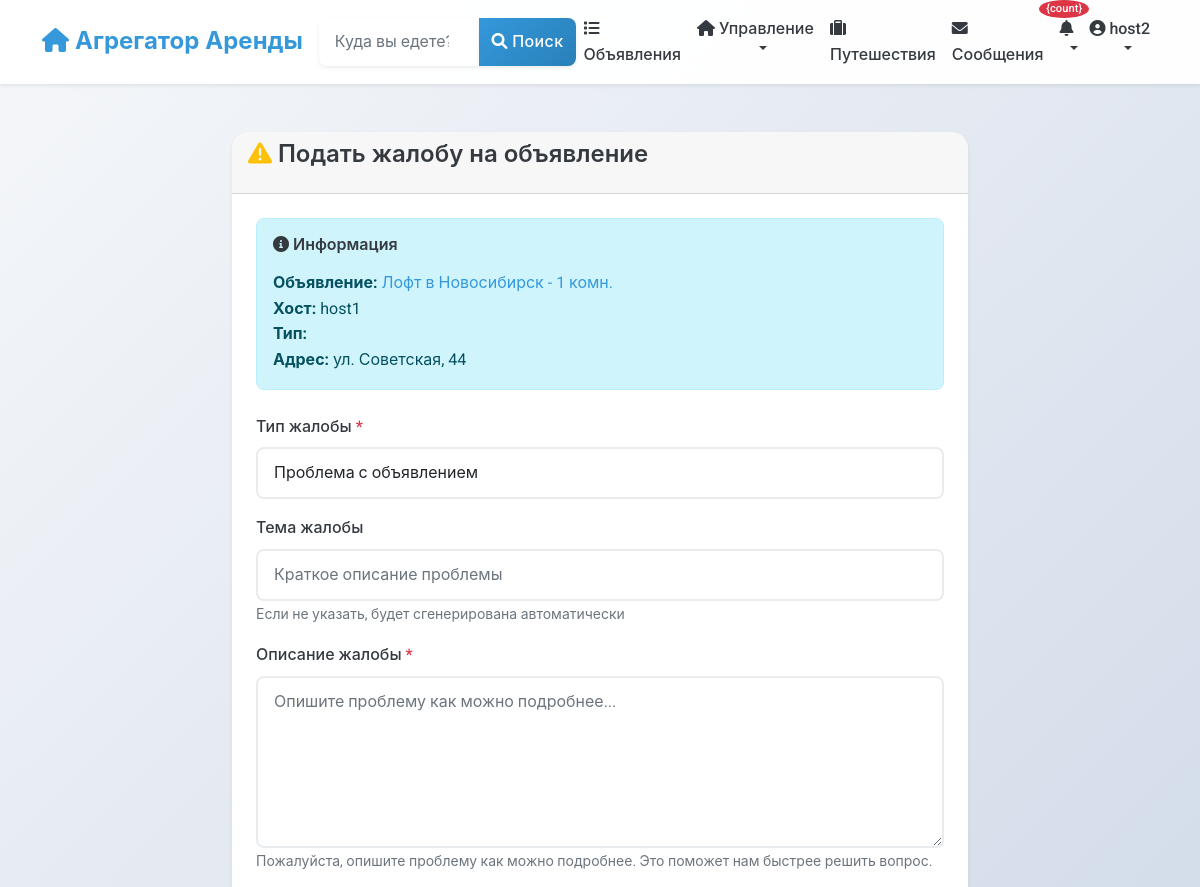
The app's page /moderation/complaint/1/ (signed in, upper part), older data.
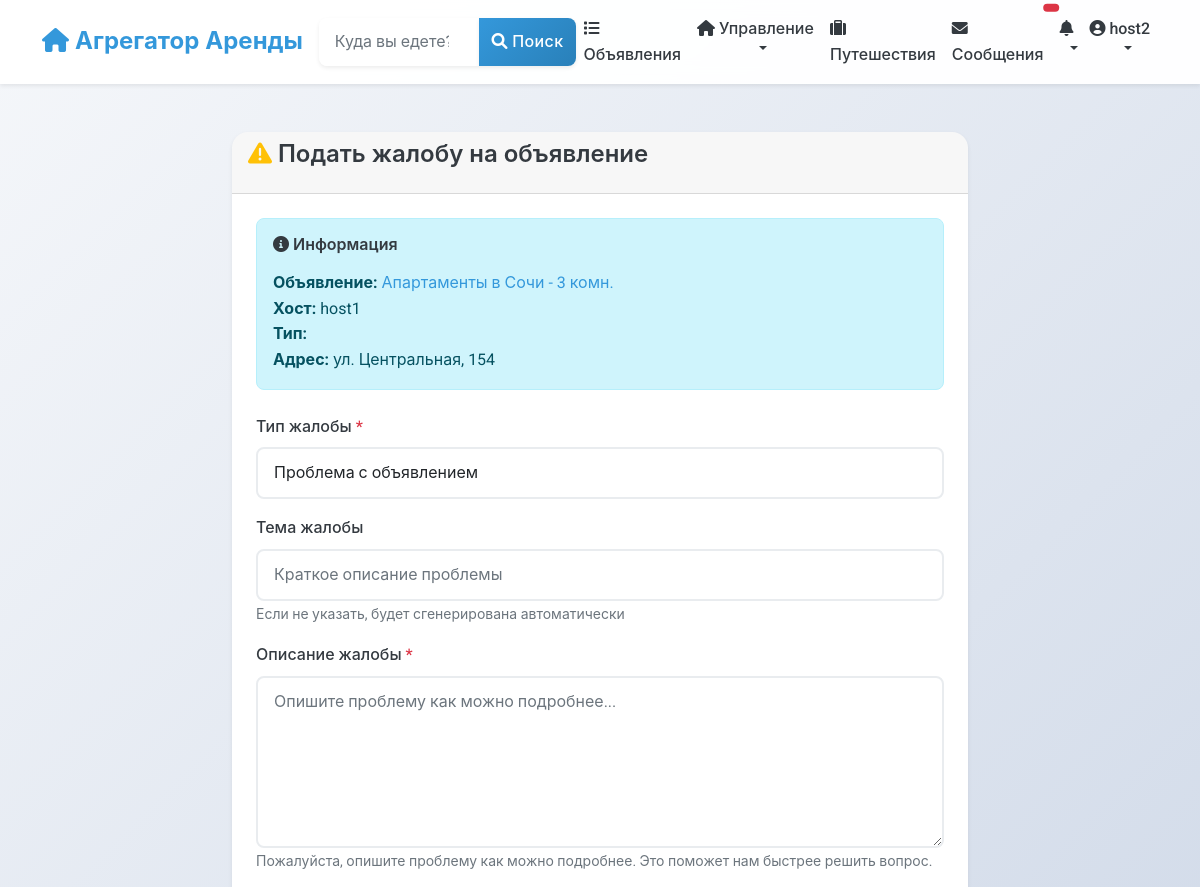
The same page, newer data.
### listings/models.py (models this page shows, shortened)
class Listing(models.Model):
    title = models.CharField(_("Title"), max_length=100)
    description = models.TextField(_("Description"))
    address = models.CharField(_("Address"), max_length=255)
    city = models.CharField(_("City"), max_length=100)
    state = models.CharField(_("State/Province"), max_length=100)
    country = models.CharField(_("Country"), max_length=100)
    zip_code = models.CharField(_("ZIP/Postal Code"), max_length=20)
    latitude = models.DecimalField(_("Latitude"), max_digits=10, decimal_places=7, null=True, blank=True)
    longitude = models.DecimalField(_("Longitude"), max_digits=10, decimal_places=7, null=True, blank=True)
    price_per_night = models.DecimalField(_("Price per night"), max_digits=10, decimal_places=2)
    cleaning_fee = models.DecimalField(_("Cleaning fee"), max_digits=10, decimal_places=2, default=0)
    service_fee = models.DecimalField(_("Service fee"), max_digits=10, decimal_places=2, default=0)
    bedrooms = models.PositiveSmallIntegerField(_("Bedrooms"))
    bathrooms = models.DecimalField(_("Bathrooms"), max_digits=3, decimal_places=1)
    accommodates = models.PositiveSmallIntegerField(_("Accommodates"))
    property_type = models.CharField(_("Property type"), max_length=50)
    image_urls = models.JSONField(_("Image URLs"), default=list, null=True, blank=True)
    verification_video = models.FileField(
        _("Verification Video"),
        upload_to='verification_videos/',
        null=True,
        blank=True,
        help_text=_("Video proof of property compliance (max 250MB, for moderation only)")
    )
    amenities = models.JSONField(_("Amenities"), default=list)
    house_rules = models.TextField(_("House rules"), blank=True)
    check_in_time = models.TimeField(_("Check-in time"), null=True, blank=True)
    check_out_time = models.TimeField(_("Check-out time"), null=True, blank=True)
    minimum_nights = models.PositiveSmallIntegerField(_("Minimum nights"), default=1)
    maximum_nights = models.PositiveSmallIntegerField(_("Maximum nights"), default=30)
    is_active = models.BooleanField(_("Is active"), default=True)
    is_approved = models.BooleanField(_("Is approved"), default=False)
    host = models.ForeignKey(
        settings.AUTH_USER_MODEL,
        on_delete=models.CASCADE,
        related_name='listings'
    )
    created_at = models.DateTimeField(_("Created at"), auto_now_add=True)
    updated_at = models.DateTimeField(_("Updated at"), auto_now=True)
    class Meta:
        verbose_name = _("Listing")
        verbose_name_plural = _("Listings")
        ordering = ['-created_at', '-id']
        ordering = ['-created_at']

### users/models.py (models this page shows, shortened)
class User(AbstractUser):
    phone_number = models.CharField(_("Phone number"), max_length=20, blank=True)
    profile_picture = models.URLField(_("Profile picture URL"), blank=True)
    bio = models.TextField(_("Bio"), blank=True)
    is_phone_verified = models.BooleanField(_("Phone verified"), default=False)
    is_id_verified = models.BooleanField(_("ID verified"), default=False)
    is_host = models.BooleanField(_("Is host"), default=False)
    is_guest = models.BooleanField(_("Is guest"), default=True)
    ROLE_CHOICES = [
        ('user', _('Regular User')),
        ('host', _('Host')),
        ('moderator', _('Moderator')),
        ('admin', _('Administrator')),
    ]
    role = models.CharField(_("Role"), max_length=20, choices=ROLE_CHOICES, default='user')
    email_notifications = models.BooleanField(_("Email notifications"), default=True)
    sms_notifications = models.BooleanField(_("SMS notifications"), default=False)
    date_joined = models.DateTimeField(_("Date joined"), auto_now_add=True)
    last_updated = models.DateTimeField(_("Last updated"), auto_now=True)
    class Meta:
        verbose_name = _("User")
        verbose_name_plural = _("Users")

### moderation/views.py (the view)
# urls.py: path('complaint/<int:listing_id>/', views.file_complaint, name='file_complaint'),
@login_required
def file_complaint(request, listing_id):
    listing = get_object_or_404(Listing, id=listing_id)
    if request.method == 'POST':
        form = ListingComplaintForm(request.POST)
        if form.is_valid():
            complaint = UserComplaint.objects.create(
                complainant=request.user,
                listing=listing,
                complaint_type=form.cleaned_data['complaint_type'],
                subject=form.cleaned_data.get('subject') or f"Жалоба на объявление: {listing.title}",
                description=form.cleaned_data['description'],
                priority=form.cleaned_data['priority'],
                contact_email=form.cleaned_data.get('contact_email', '')
            )
            messages.success(request, 'Ваша жалоба была отправлена и будет рассмотрена.')
            return redirect('listings:listing_detail', pk=listing.pk)
    else:
        form = ListingComplaintForm()
    return render(request, 'moderation/file_complaint.html', {
        'form': form,
        'listing': listing,
        'complaint_type': 'listing'
    })

### notifications/templatetags/notify_tags.py (called while the page is built)
@register.simple_tag(takes_context=True)
def notification_count(context):
    user = context['request'].user
    if user.is_authenticated:
        count = user.notifications.filter(is_read=False).count()
        return count
    return 0

### moderation/templates/moderation/file_complaint.html (shortened to what this page needs)
{% extends 'base.html' %}
{% load static %}
{% block content %}
<div class="container mt-4">
    <div class="row justify-content-center">
        <div class="col-md-8">
            <div class="card">
                <div class="card-header">
                    <h4>
                        <i class="fas fa-exclamation-triangle text-warning"></i>
                        {% if booking %}
                            Подать жалобу на бронирование
                        {% else %}
                            Подать жалобу на объявление
                        {% endif %}
                    </h4>
                </div>
                <div class="card-body">
                    <div class="alert alert-info mb-4">
                        <h6><i class="fas fa-info-circle"></i> Информация</h6>
                        {% if booking %}
                            <strong>Бронирование:</strong> {{ booking.booking_reference }}<br>
                            <strong>Объявление:</strong>
                            <a href="{% url 'listings:listing_detail' listing.id %}" target="_blank">
                                {{ listing.title }}
                            </a><br>
                            <strong>Хост:</strong> {{ listing.host.username }}<br>
                            <strong>Даты:</strong> {{ booking.check_in }} - {{ booking.check_out }}<br>
                            <strong>Статус:</strong> {{ booking.get_status_display }}
                        {% else %}
                            <strong>Объявление:</strong>
                            <a href="{% url 'listings:listing_detail' listing.id %}" target="_blank">
                                {{ listing.title }}
                            </a><br>
                            <strong>Хост:</strong> {{ listing.host.username }}<br>
                            <strong>Тип:</strong> {{ listing.get_property_type_display }}<br>
                            <strong>Адрес:</strong> {{ listing.address }}
                        {% endif %}
                    </div>
                    <form method="post">
                        <div class="mb-3">
                            <label for="{{ form.complaint_type.id_for_label }}" class="form-label">
                                {{ form.complaint_type.label }} <span class="text-danger">*</span>
                            </label>
                            {{ form.complaint_type }}
                        </div>
                        <div class="mb-3">
                            <label for="{{ form.subject.id_for_label }}" class="form-label">
                                {{ form.subject.label }}
                            </label>
                            {{ form.subject }}
                            <small class="form-text text-muted">
                                Если не указать, будет сгенерирована автоматически
                            </small>
                        </div>
                        <div class="mb-3">
                            <label for="{{ form.description.id_for_label }}" class="form-label">
                                {{ form.description.label }} <span class="text-danger">*</span>
                            </label>
                            {{ form.description }}
                            <small class="form-text text-muted">
                                Пожалуйста, опишите проблему как можно подробнее. Это поможет нам быстрее решить вопрос.
                            </small>
                        </div>
                    </form>
                </div>
            </div>
        </div>
    </div>
</div>
{% endblock %}

### templates/includes/navbar.html (shortened to what the changed rows need)
<nav class="navbar navbar-expand-lg navbar-light bg-white shadow-sm">
    <div class="container">
        <div class="collapse navbar-collapse" id="navbarSupportedContent">
            <ul class="navbar-nav ms-auto mb-2 mb-lg-0">
                {% if user.is_authenticated %}
                    {% if user.is_host %}
                    <li class="nav-item dropdown">
                        <a class="nav-link dropdown-toggle" href="#" id="hostDropdown" role="button"
                           data-bs-toggle="dropdown" aria-expanded="false">
                            <i class="fas fa-home"></i> Управление
                        </a>
                    </li>
                    {% else %}
                    <li class="nav-item">
                        <a class="nav-link" href="{% url 'listings:listing_create' %}">
                            <i class="fas fa-plus"></i> Подать объявление
                        </a>
                    </li>
                    {% endif %}
                    <li class="nav-item">
                        <a class="nav-link {% if request.resolver_match.url_name == 'user_bookings' %}active{% endif %}"
                           href="{% url 'listings:user_bookings' %}">
                            <i class="fas fa-suitcase"></i> Путешествия
                        </a>
                    </li>
                    <li class="nav-item">
                        <a class="nav-link position-relative {% if 'chat' in request.path %}active{% endif %}"
                           href="{% url 'chat:conversation_list' %}">
                            <i class="fas fa-envelope"></i> Сообщения
                            <span id="message-badge" class="position-absolute top-0 start-100 translate-middle badge rounded-pill bg-danger"
                                  hx-get="{% url 'chat:get_unread_count' %}"
                                  hx-trigger="load, every 30s"
                                  hx-swap="innerHTML">
                            </span>
                        </a>
                    </li>
                    <li class="nav-item dropdown">
                        <a class="nav-link dropdown-toggle position-relative" href="#" id="notificationDropdown"
                           role="button" data-bs-toggle="dropdown" aria-expanded="false"
                           onclick="loadNotifications()"
                           data-bs-auto-close="outside">
                            <i class="fas fa-bell"></i>
                            <span class="position-absolute"
                                  id="notification-badge-container"
                                  style="top: -8px; right: -8px; z-index: 1000;"
                                  hx-get="{% url 'notifications:get_unread_count' %}"
                                  hx-trigger="load, every 30s"
                                  hx-swap="innerHTML">
                                {% load notify_tags %}
                                {% notification_count as count %}
                                {% if count > 0 %}
                                <span class="badge bg-danger" id="notification-badge" style="font-size: 0.7rem; min-width: 18px; height: 18px; border-radius: 50%; display: flex; align-items: center; justify-content: center;">{count}</span>
                                {% endif %}
                            </span>
                        </a>
                    </li>
                    <li class="nav-item dropdown">
                        <a class="nav-link dropdown-toggle" href="#" id="userDropdown" role="button"
                           data-bs-toggle="dropdown" aria-expanded="false">
                            {% if user.profile_picture %}
                                <img src="{{ user.profile_picture }}" alt="{{ user.username }}" class="user-avatar sm me-1">
                            {% else %}
                                <i class="fas fa-user-circle"></i>
                            {% endif %}
                            {{ user.username }}
                        </a>
                    </li>
                {% endif %}
            </ul>
        </div>
    </div>
</nav>

Row changes from the older to the newer data that the page shows:
changed Listing "host1": title "Лофт в Новосибирск - 1 комн." → "Апартаменты в Сочи - 3 комн."; address "ул. Советская, 44" → "ул. Центральная, 154"
Text that changed along with them:
text no longer shown: "{count}"
